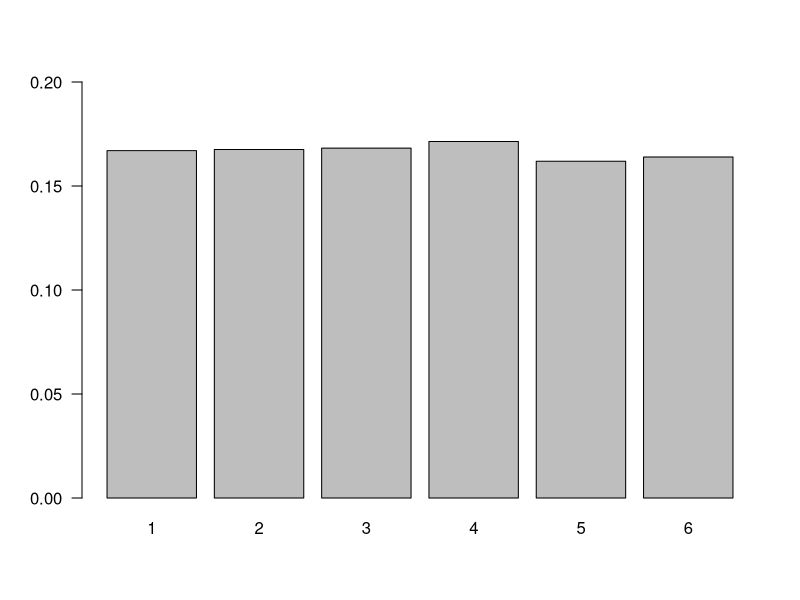
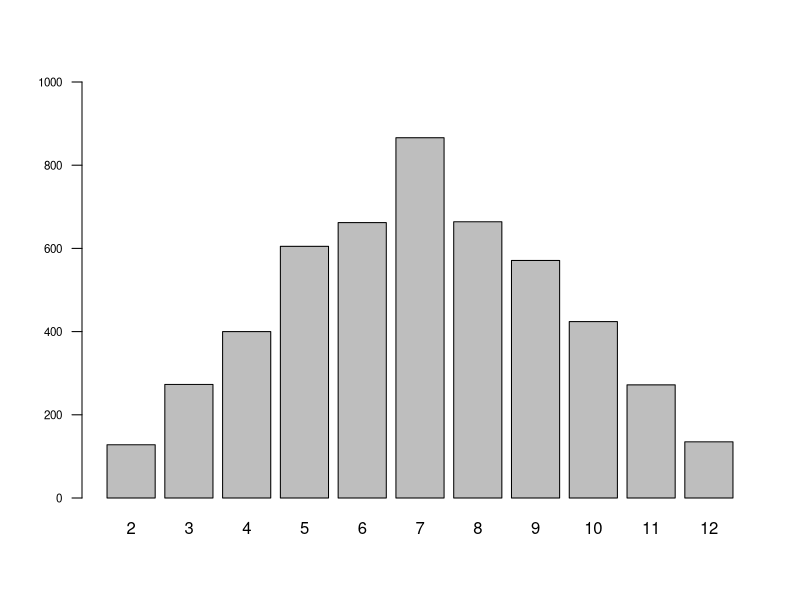
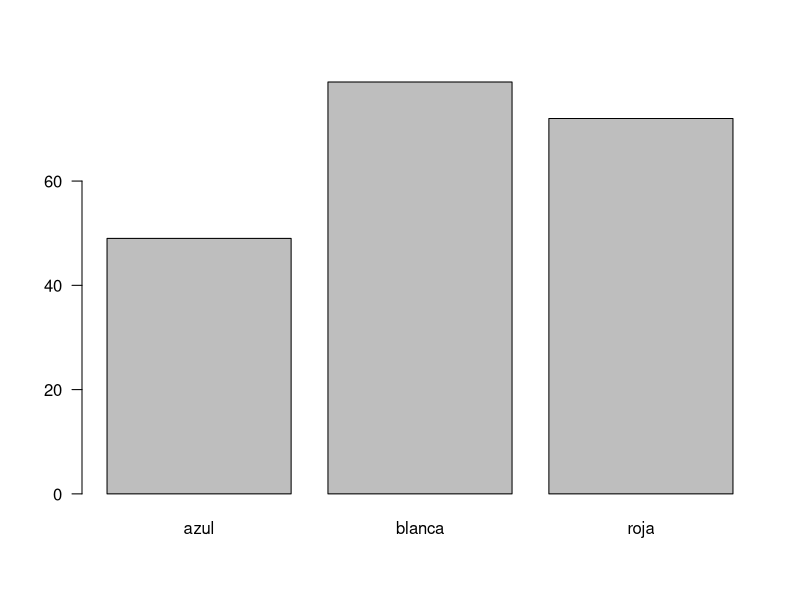

Recreate these plots in R, in order.
## ---- chunk 1
knitr::opts_chunk$set(echo = TRUE, message = FALSE, warning = FALSE, comment = NA)
## ---- chunk 2
n=20000                            # Tamaño de la muestra
x=sample(1:6,n, replace = TRUE)  # Extracción de la muestra 
td1=prop.table(table(x))         # Tabla de los resultados
barplot(td1, las=1, ylim = c(0,0.2))              # Gráfico de los resultados
## ---- chunk 3
n=5000                               # Tamaño de muestra
d1=sample(1:6,n, replace = TRUE)    # Muestra dado 1
d2=sample(1:6,n, replace = TRUE)    # Muestra dado 2
dados=data.frame(d1,d2)             # Creación de data.frame 
suma=apply(dados, 1, sum)           # Obtención de la suma de los dos datos
barplot(table(suma), las=1,cex.axis=0.7, ylim = c(0,1000))  # gráfico  de la suma
## ---- chunk 4
u=sample(c("azul","blanca","roja"),  # Vector con elementos 
       size=200,                    # Tamaño de la muestra
       rep=TRUE,                   # Con repeticion 
       prob=c(3,5,4))              # Número de bolas por color
barplot(table(u), las=1)

## ---- chunk 5
x=c(20,60,100,30,140,50)
	m=matrix(x,ncol=2)
	rownames(m)=c("Adminitrativo","Operativo","Vendedor")
	colnames(m)=c("Mujer","Hombre")
	m
## ---- chunk 6
addmargins(m)
## ---- chunk 7
prop.table(m)
## ---- chunk 8
prop.table(m,1)
## ---- chunk 9
prop.table(m,2)
